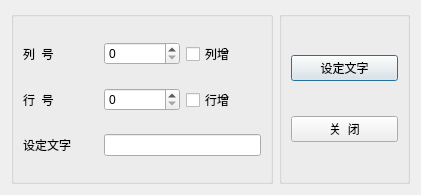
<?xml version="1.0" encoding="UTF-8"?>
<ui version="4.0">
 <class>QWDialogLocate</class>
 <widget class="QDialog" name="QWDialogLocate">
  <property name="geometry">
   <rect>
    <x>0</x>
    <y>0</y>
    <width>421</width>
    <height>195</height>
   </rect>
  </property>
  <property name="windowTitle">
   <string>单元格定位与文字设置</string>
  </property>
  <layout class="QHBoxLayout" name="horizontalLayout" stretch="2,1">
   <item>
    <widget class="QGroupBox" name="groupBox">
     <property name="title">
      <string/>
     </property>
     <layout class="QGridLayout" name="gridLayout">
      <item row="0" column="0">
       <widget class="QLabel" name="label">
        <property name="text">
         <string>列  号</string>
        </property>
       </widget>
      </item>
      <item row="0" column="1">
       <widget class="QSpinBox" name="spinColumn"/>
      </item>
      <item row="0" column="2">
       <widget class="QCheckBox" name="checkBox">
        <property name="text">
         <string>列增</string>
        </property>
       </widget>
      </item>
      <item row="1" column="0">
       <widget class="QLabel" name="label_2">
        <property name="text">
         <string>行  号</string>
        </property>
       </widget>
      </item>
      <item row="1" column="1">
       <widget class="QSpinBox" name="spinRow"/>
      </item>
      <item row="1" column="2">
       <widget class="QCheckBox" name="checkBox_2">
        <property name="text">
         <string>行增</string>
        </property>
       </widget>
      </item>
      <item row="2" column="0">
       <widget class="QLabel" name="label_3">
        <property name="text">
         <string>设定文字</string>
        </property>
       </widget>
      </item>
      <item row="2" column="1" colspan="2">
       <widget class="QLineEdit" name="editCellText"/>
      </item>
     </layout>
    </widget>
   </item>
   <item>
    <widget class="QGroupBox" name="groupBox_2">
     <property name="title">
      <string/>
     </property>
     <layout class="QVBoxLayout" name="verticalLayout">
      <item>
       <widget class="QPushButton" name="btnSetText">
        <property name="text">
         <string>设定文字</string>
        </property>
        <property name="icon">
         <iconset resource="../Resource/res.qrc">
          <normaloff>:/icons/images/322.bmp</normaloff>:/icons/images/322.bmp</iconset>
        </property>
       </widget>
      </item>
      <item>
       <widget class="QPushButton" name="btnClose">
        <property name="text">
         <string>关  闭</string>
        </property>
        <property name="icon">
         <iconset resource="../Resource/res.qrc">
          <normaloff>:/icons/images/132.bmp</normaloff>:/icons/images/132.bmp</iconset>
        </property>
       </widget>
      </item>
     </layout>
    </widget>
   </item>
  </layout>
 </widget>
 <resources>
  <include location="../Resource/res.qrc"/>
 </resources>
 <connections>
  <connection>
   <sender>btnClose</sender>
   <signal>clicked()</signal>
   <receiver>QWDialogLocate</receiver>
   <slot>close()</slot>
   <hints>
    <hint type="sourcelabel">
     <x>316</x>
     <y>128</y>
    </hint>
    <hint type="destinationlabel">
     <x>210</x>
     <y>97</y>
    </hint>
   </hints>
  </connection>
 </connections>
</ui>
